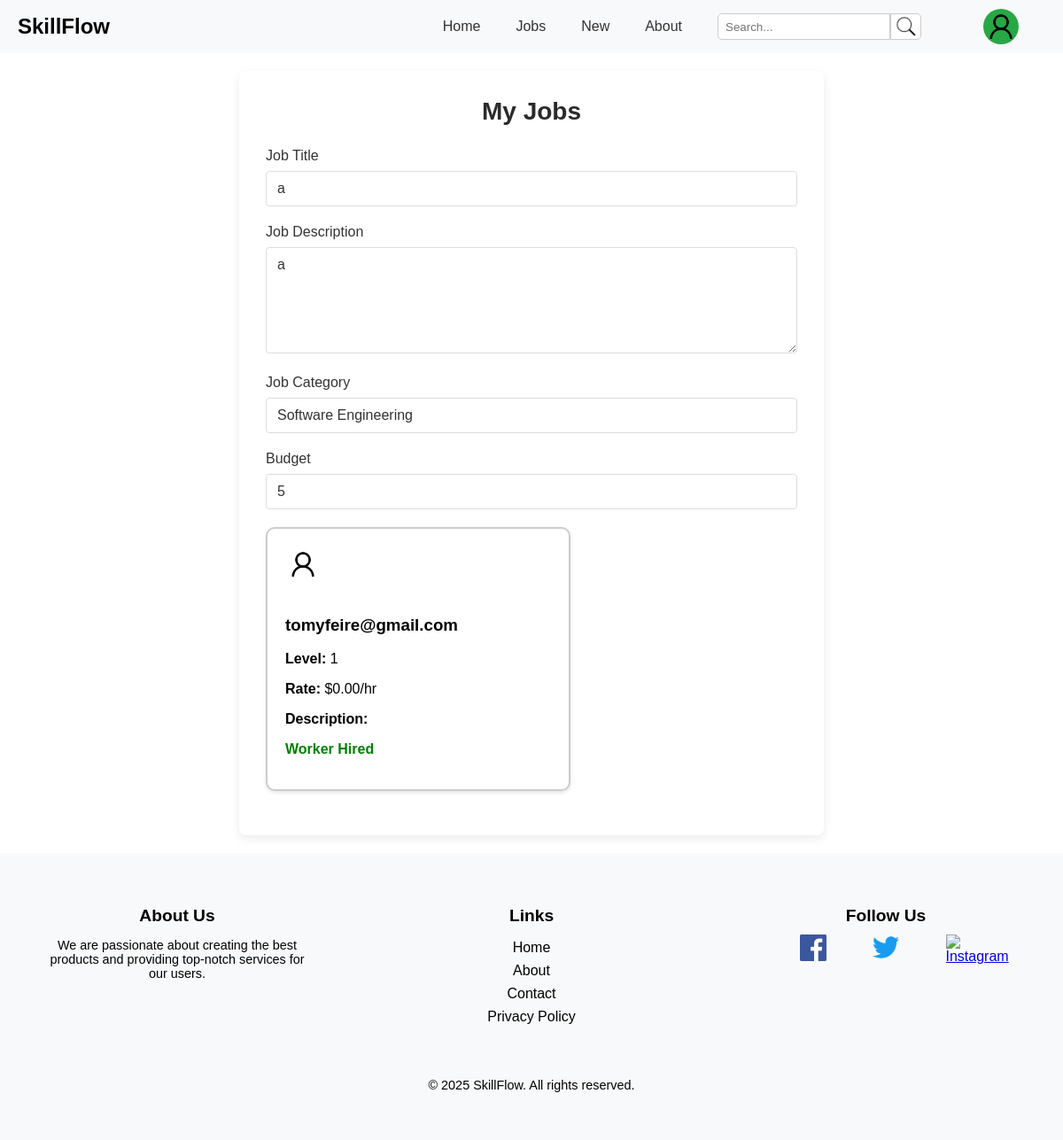
/Pages/view_my_job.php?jobId=1&jobTitle=a&jobDescription=a&category=Software+Engineering&budget=5 (signed in), run on the app's committed database.
### tables this page shows
CREATE TABLE "Service" (
    id INTEGER PRIMARY KEY AUTOINCREMENT,
    name TEXT NOT NULL,
    description TEXT NOT NULL,
    price REAL NOT NULL,
    created_at TIMESTAMP,
    number_applications INTEGER DEFAULT 0,
    category TEXT NOT NULL,
    buyer_id INTEGER NOT NULL,
    worker_id INTEGER,  -- NULL permitido
    FOREIGN KEY (buyer_id) REFERENCES User(id)
        ON DELETE CASCADE,
    FOREIGN KEY (worker_id) REFERENCES User(id)
        ON DELETE CASCADE,
    FOREIGN KEY (category) REFERENCES Category(name)
        ON DELETE CASCADE
);

CREATE TABLE "USER" (
    id INTEGER PRIMARY KEY AUTOINCREMENT NOT NULL,
    name TEXT NOT NULL,
    email TEXT NOT NULL UNIQUE,
    password TEXT NOT NULL,
    created_at TEXT,
    level INTEGER NOT NULL DEFAULT 1,
    birth_date TEXT NOT NULL,
    profile_picture TEXT,
    phone TEXT NOT NULL,
    nr_bank_account TEXT NOT NULL,
    address TEXT NOT NULL,
    rate REAL DEFAULT 0, 
    description TEXT DEFAULT '');

### Utils/Session.php (called while the page is built, shortened)
<?php
  class Session {
    public function isLoggedIn() : bool {
      return isset($_SESSION['id']);
    }
  }
?>

### database/serviceClass.php (called while the page is built, shortened)
<?php
class Service {
    public function __construct(int $id, string $name, string $description, float $price, string $created_at, int $number_applications, string $category, int $buyer_id, ?int $worker_id)
    {
        $this->worker_id = $worker_id;
    }
    static function getService(PDO $db, int $id) : Service {
        $stmt = $db->prepare('
            SELECT id, name, description, price, created_at, number_applications, category, buyer_id, worker_id
            FROM Service
            WHERE id = ?
        ');
        $stmt->execute(array($id));
        $service = $stmt->fetch();
        return new Service(
            $service['id'],
            $service['name'],
            $service['description'],
            $service['price'],
            $service['created_at'],
            $service['number_applications'],
            $service['category'],
            $service['buyer_id'],
            $service['worker_id']
        );
    }
}
?>

### database/userClass.php (called while the page is built, shortened)
<?php
class User {
    public function __construct(int $id, string $name, string $email, string $password, string $created_at, int $level, string $birth_date, string $phone, string $nr_bank_account, string $address, ?float $rate, ?string $description)
    {
        $this->email = $email;
        $this->level = $level;
        $this->rate = $rate;
    }
    static function getUser(PDO $db, int $id) : User {
        $stmt = $db->prepare('
            SELECT id, name, email, password, created_at, level, birth_date,phone, nr_bank_account, address, rate, description
            FROM User
            WHERE id = ?
        ');
        $stmt->execute(array($id));
        $user = $stmt->fetch();
        return new User(
            $user['id'],
            $user['name'],
            $user['email'],
            $user['password'],
            $user['created_at'],
            $user['level'],
            $user['birth_date'],
            $user['phone'],
            $user['nr_bank_account'],
            $user['address'],
            $user['rate'],
            $user['description']
        );
    }
    static function get_Users_By_Service(PDO $db, int $service_id) : array {
        $stmt = $db->prepare('
            SELECT User.id, User.name, User.email, User.password, User.created_at, User.level, User.birth_date,
                   User.phone, User.nr_bank_account, User.address, User.rate, User.description
            FROM User
            JOIN Application ON Application.user_id = User.id
            WHERE Application.service_id = ?
        ');
        $stmt->execute([$service_id]);
        $users = $stmt->fetchAll(PDO::FETCH_ASSOC);
        $userObjects = [];
        foreach ($users as $user) {
            $userObjects[] = new User(
                $user['id'],
                $user['name'],
                $user['email'],
                $user['password'],
                $user['created_at'],
                $user['level'],
                $user['birth_date'],
                $user['phone'],
                $user['nr_bank_account'],
                $user['address'],
                $user['rate'],
                $user['description']
            );
        }
        return $userObjects;
    }
}
?>

### Pages/view_my_job.php (the view, shortened to what this page needs)
<?php
  require_once('../Templates/common_template.php');
  require_once(__DIR__ . '/../Utils/Session.php');
  require_once(__DIR__ . '/../database/connection.php');
  require_once(__DIR__ . '/../database/serviceClass.php');
  require_once(__DIR__ . '/../database/userClass.php');
  $session = new Session();
  $db = getDatabaseConnection();
  $jobTitle = $_GET['jobTitle'] ?? 'Unknown Job';
  $jobDescription = $_GET['jobDescription'] ?? 'No description available.';
  $category = $_GET['category'] ?? 'Uncategorized';
  $budget = $_GET['budget'] ?? 'N/A';
  $jobId = $_GET['jobId'] ?? null;
  $service = Service::getService($db, $jobId);
  $applied_users = User::get_Users_By_Service($db, $jobId);
?>
<?php drawHeader($session); ?>
<!DOCTYPE html>
<html lang="en">
<head>
  <link rel="stylesheet" href="../css/newjobs.css" />
  <link rel="stylesheet" href="../css/navbar.css" />
  <link rel="stylesheet" href="../css/footer.css" />
</head>
<body>
  <main class="new-job-container">
    <div class="form-container">
      <h1>My Jobs</h1>
      <div class="job-form">
        <label for="jobTitle">Job Title</label>
        <input type="text" id="jobTitle" name="jobTitle" value="<?= htmlspecialchars($jobTitle) ?>" readonly />
        <label for="jobDescription">Job Description</label>
        <textarea id="jobDescription" name="jobDescription" rows="5" readonly><?= htmlspecialchars($jobDescription) ?></textarea>
        <label for="category">Job Category</label>
        <input type="text" id="category" name="category" value="<?= htmlspecialchars($category) ?>" readonly />
        <label for="budget">Budget</label>
        <input type="text" id="budget" name="budget" value="<?= htmlspecialchars($budget) ?>" readonly />
        <section class="applied-users-container">
  <?php if ($service->worker_id): ?>
    <?php
      $worker = User::getUser($db, $service->worker_id);
      if ($worker) {
        draw_user($worker, $service);
      } else {
        echo "<p>Selected worker not found.</p>";
      }
    ?>
  <?php endif; ?>
</section>
      </div>
    </div>
  </main>
<?php drawFooter($session); ?>
</body>
</html>

### Templates/common_template.php (shortened to what this page needs)
<?php
function drawHeader(Session $session) {
    ?>
    <!DOCTYPE html>
    <html lang="en">
    <head>
        <link rel="stylesheet" href="../css/navbar.css">
        <link rel="stylesheet" href="../css/jobs.css">
        <link rel="stylesheet" href="../css/footer.css">
        <link rel="stylesheet" href="../css/service.css">
    </head>
    <body>
        <header class="navbar">
            <a href="index.html" class="logo">SkillFlow</a>
            <div class="bar">
                <nav class="menu">
                    <a href="index.php">Home</a>
                    <a href="jobs.php">Jobs</a>
                    <a href="newjobs.php">New</a>
                    <a href="about.php">About</a>
                    <div class="search-bar">
                        <input type="text" placeholder="Search..." class="search-input">
                        <button type="submit" class="search-button">
                            <img src="../assets/icons/search.png" alt="Search">
                        </button>
                    </div>
                </nav>
                <div class="auth-buttons" id="authButtons">
                    <?php if ($session->isLoggedIn()): ?>
                    <div class="profile-dropdown-container">
                        <div id="profileCircle" class="profile-circle" onclick="toggleDropdown()">
                        <img src="../assets/icons/user.png" alt="Profile">
                        </div>
                    </div>
                    <?php else: ?>
                        <button class="login" id="loginButton" onclick="window.location.href='login.php'">Log in</button>
                        <button class="signup" id="signupButton" onclick="window.location.href='register.php'">Sign up</button>
                    <?php endif; ?>
                </div>
            </div>
        </header>
    <?php
}
function drawFooter() {
    ?>
    <footer class="footer">
        <div class="footer-content">
            <div class="footer-section">
                <h3>About Us</h3>
                <p>We are passionate about creating the best products and providing top-notch services for our users.</p>
            </div>
            <div class="footer-section">
                <h3>Links</h3>
                <ul>
                    <li><a href="index.php">Home</a></li>
                    <li><a href="about.php">About</a></li>
                    <li><a href="#">Contact</a></li>
                    <li><a href="#">Privacy Policy</a></li>
                </ul>
            </div>
            <div class="footer-section">
                <h3>Follow Us</h3>
                <div class="social-icons">
                    <a href="https://www.facebook.com/seu-usuario" class="social-icon" target="_blank">
                        <img src="../assets/icons/facebook-icon.png" alt="Facebook">
                    </a>
                    <a href="https://twitter.com/seu-usuario" class="social-icon" target="_blank">
                        <img src="../assets/icons/twitter-logo.png" alt="Twitter">
                    </a>
                    <a href="https://www.instagram.com/seu-usuario" class="social-icon" target="_blank">
                        <img src="../assets/icons/instagram-logo.png" alt="Instagram">
                    </a>
                </div>
            </div>
        </div>
        <div class="footer-bottom">
            <p>&copy; 2025 SkillFlow. All rights reserved.</p>
        </div>
    </footer>
    </body>
    </html>
    <?php
}
    ?>
    <?php
function draw_user(User $user, Service $service) {
    ?>
    <div class="user-card-container" style="margin-bottom: 20px; border: 2px solid #ccc; padding: 20px; width: 300px; border-radius: 10px; box-shadow: 0 2px 4px rgba(0,0,0,0.1);">
        <div class="user-card">
            <img src="../assets/icons/user.png" alt="User Avatar" class="user-avatar" style="width: 40px; height: 40px; border-radius: 50%; margin-bottom: 15px;">
            <h3><?= htmlspecialchars($user->email) ?></h3>
            <p><strong>Level:</strong> <?= number_format($user->level) ?></p>
            <p><strong>Rate: </strong> $<?= number_format($user->rate, 2) ?>/hr</p>
            <p><strong>Description:</strong> <?= nl2br(htmlspecialchars($user->description)) ?></p>
        </div>
         <?php if ($service->worker_id): ?>
            <p style="color: green; font-weight: bold;">Worker Hired</p>
        <?php endif; ?>
    </div>
    <?php
}
?>

### css/navbar.css (style rules this page uses)
.logo { font-size: 1.5rem; font-weight: bold; color: black; text-decoration: none; cursor: pointer; }
.navbar { display: flex; flex: 3; align-items: center; justify-content: space-between; padding: 10px 20px; background-color: #f8f9fa; }
.bar { display: flex; align-items: center; }
.menu { display: flex; align-items: center; }
.menu a { margin-right: 40px; text-decoration: none; color: #333; }
.search-bar { display: flex; align-items: center; height: 30px; margin-right: 40px; }
.search-input { padding: 8px; border: 1px solid #ccc; border-radius: 5px 0 0 5px; outline: none; height: 100%; box-sizing: border-box; }
.search-button { background-color: white; border: 1px solid #ccc; padding: 0; border-radius: 0 5px 5px 0; cursor: pointer; outline: none; height: 100%; width: 35px; display: flex; align-items: center; justify-content: center; }
.search-button img { max-width: 100%; max-height: 100%; }
.auth-buttons { display: flex; margin-left: auto; flex-shrink: 0; align-items: center; padding: 0 10px; height: 100%; min-width: 80px; justify-content: center; gap: 10px; }
.profile-circle { width: 40px; height: 40px; border-radius: 50%; background-color: #28a745; display: flex; align-items: center; justify-content: center; overflow: hidden; }
.profile-circle img { width: 100%; height: 100%; object-fit: contain; }
.profile-dropdown-container { position: relative; display: inline-block; }
.profile-circle { cursor: pointer; width: 40px; height: 40px; border-radius: 50%; overflow: hidden; }

### css/jobs.css (style rules this page uses)
body { font-family: Arial, sans-serif; margin: 0; padding: 0; background-color: #f8f9fa; }
h1, h2 { margin: 0; }
button { cursor: pointer; font-family: inherit; }

### css/footer.css (style rules this page uses)
.footer { background-color: #f8f9fa; padding: 40px 0; text-align: center; }
.footer-content { display: flex; justify-content: space-around; margin-bottom: 20px; flex-wrap: wrap; }
.footer-section { flex: 1; max-width: 300px; padding: 0 20px; }
.footer-section h3 { font-size: 1.2rem; margin-bottom: 10px; color: black; }
.footer-section p { font-size: 0.9rem; color: black; }
.footer-section ul { list-style-type: none; padding: 0; }
.footer-section ul li { margin: 8px 0; }
.footer-section ul li a { color: black; text-decoration: none; }
.social-icons { display: flex; justify-content: space-evenly; }
.social-icon { width: 30px; height: 30px; display: inline-block; }
.social-icon img { width: 100%; height: 100%; object-fit: contain; }
.footer-bottom { padding-top: 10px; font-size: 0.9rem; }

### css/newjobs.css (style rules this page uses)
body { font-family: Arial, sans-serif; margin: 0; padding: 0; background-color: #f8f9fa; }
h1, h2 { margin: 0; }
button { cursor: pointer; font-family: inherit; }
.new-job-container { display: flex; justify-content: center; align-items: center; min-height: 80vh; padding: 20px; background-color: #fff; }
.form-container { background-color: #ffffff; padding: 30px; border-radius: 8px; box-shadow: 0 4px 12px rgba(0, 0, 0, 0.08); width: 100%; max-width: 600px; }
h1 { text-align: center; font-size: 28px; margin-bottom: 25px; color: #2a2a2a; }
.job-form label { font-size: 16px; margin-bottom: 8px; color: #333; display: block; }
.job-form input, .job-form select, .job-form textarea { width: 100%; padding: 10px 12px; margin-bottom: 20px; border: 1px solid #ddd; border-radius: 4px; font-size: 16px; color: #333; box-sizing: border-box; font-family: inherit; background-color: #fff; }
.job-form textarea { resize: vertical; min-height: 120px; }

### data on the page
service: category "Software Engineering"
user: email "tomyfeire@gmail.com", level "1"

### other printed values
$user->rate "0.00"
